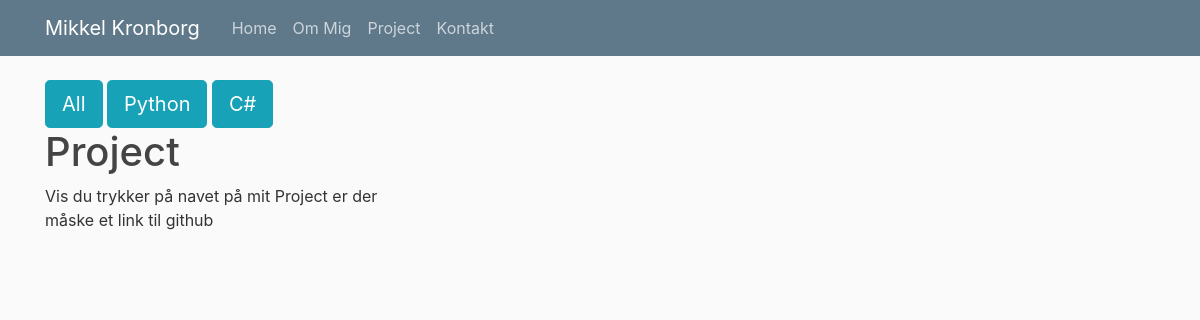
/project/csharp/, run on an earlier commit of the app's database.
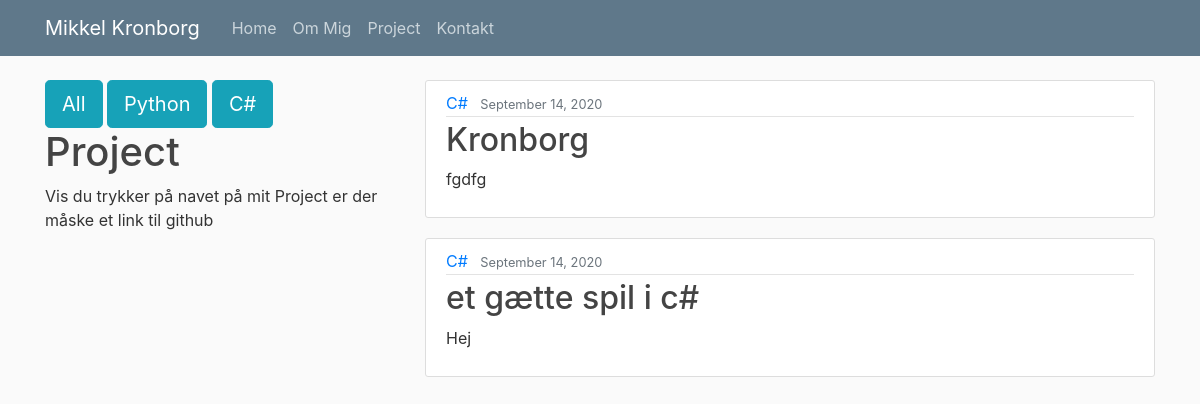
And on a later commit of the database.
### web/models.py (models this page shows, shortened)
class Post(models.Model):
    title = models.CharField(max_length=100)
    language = models.CharField(max_length=50)
    link = models.CharField(max_length=300)
    content = models.TextField()
    date_posted = models.DateTimeField(default=timezone.now)
    author = models.ForeignKey(User, on_delete=models.CASCADE)

### web/views.py (the view)
# urls.py: path('project/csharp/', CSharpList.as_view(), name='web-c#'),
class CSharpList(ListView):
    model = Post
    template_name = 'web/pcshap.html'  # <app>/<model>_<viewtype>.html
    context_object_name = 'posts'
    ordering = ['-date_posted']

### web/templates/web/pcshap.html
{% extends "web/base.html" %}
{% load static %}
{% block content %}
<div class="row">
  <div class="col-4">
    <div class="form-actions">
        <a href='{% url 'web-project' %}'><button class="btn btn-info btn-lg">All</button></a>
        <a href='{% url 'web-python' %}'><button class="btn btn-info btn-lg">Python</button></a>
        <a href='{% url 'web-c#' %}'><button class="btn btn-info btn-lg">C#</button></a>
    </div>
      <h1>Project</h1>
      <p>
          Vis du trykker på
          navet på mit Project er der måske et link til github
      </p>
  </div>
  <div class="col-8">
      {% for post in posts %}
          {% if post.language == "C#" %}
            <article class="media content-section">
              <div class="media-body">
                <div class="article-metadata">
                  <a class="mr-2" href="#">{{ post.language }}</a>
                  <small class="text-muted">{{ post.date_posted|date:"F d, Y" }}</small>
                </div>
                <h2><a class="article-title" href="{{ post.link }}" target="_blank">{{ post.title }}</a></h2>
                <p class="article-content">{{ post.content }}</p>
              </div>
            </article>
          {% endif %}
        {% endfor %}
  </div>
</div>
{% endblock content %}

What changed in the data, as far as the page shows it:
added Post: language "C#", date_posted "September 14, 2020", title "Kronborg", content "fgdfg"
added Post: language "C#", date_posted "September 14, 2020", title "et gætte spil i c#", content "Hej"
